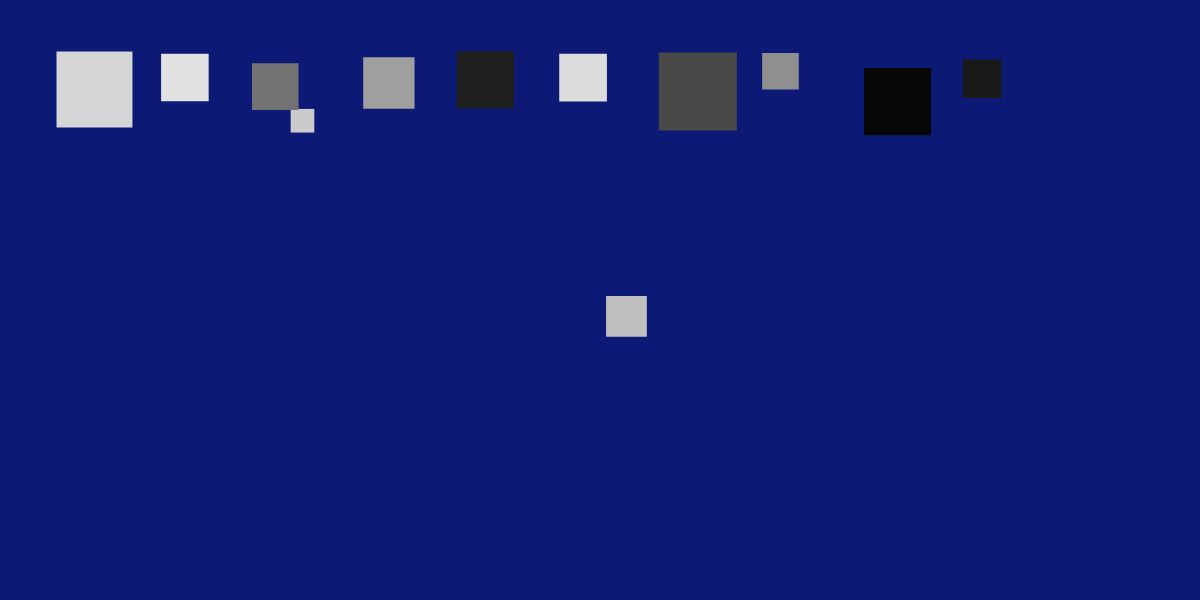
Frame 1 (no input)
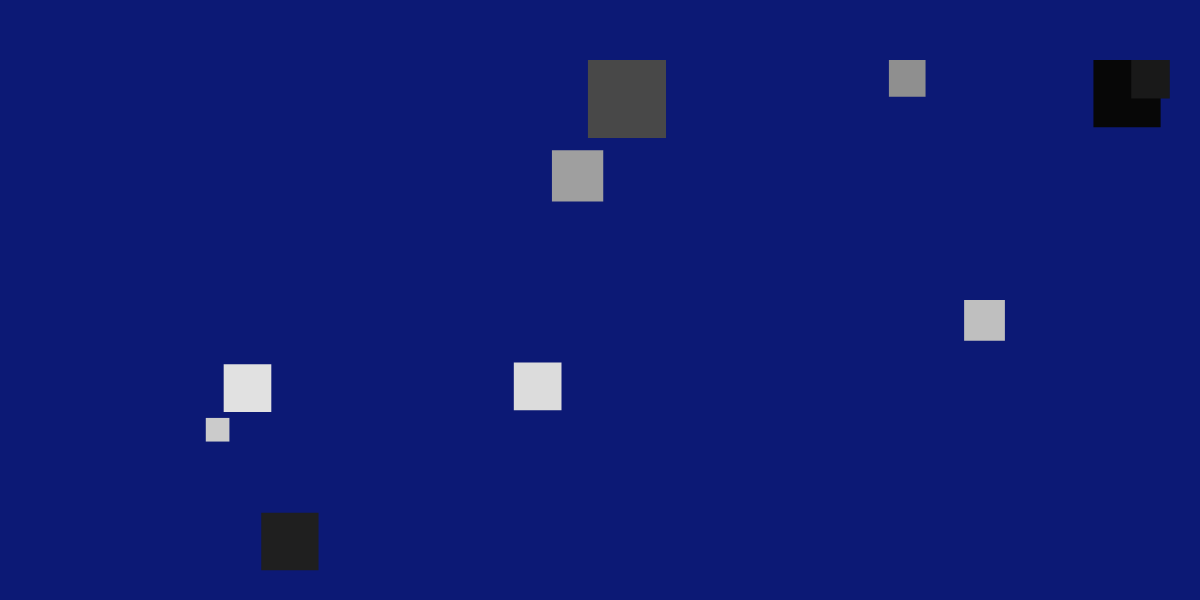
Frame 60 (no input)
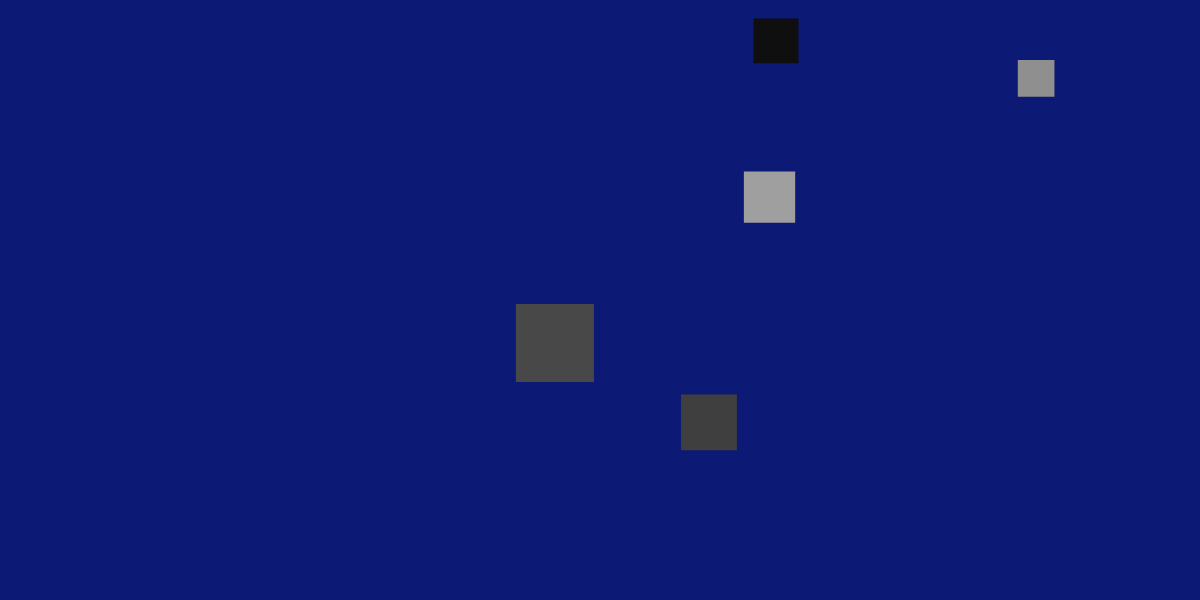
Frame 120 (the mouse pressed at the canvas centre since frame 60)

The p5.js sketch that drew these frames (run headless with seeded random() and noise() and a simulated clock; from frame 60 on, the mouse is pressed at the canvas centre):

// p5.js sketch
// ── sketch.js
let spaceship = [];
const numOfShips = 10
//set it up
function setup() {
  createCanvas(windowWidth, 600);
  let s = new Ship(width/2, height/2, 10);
  spaceship.push(s);
  spaceshipTimer();

  let init_x = 60;
  let init_y = 60;
  for ( let i = 0; i < numOfShips; i++) {
    spaceship.push( new Ship( init_x, init_y ) );
    init_x += 100;
    if( init_x > width ){
      init_x = 60;
      init_y += 100;
    }
  }
}
// draws background color and inserts class variables
function draw() {
  background('rgb(12, 25, 117)');
  for (let i = 0; i < spaceship.length; i++) {
    spaceship[i].move();
    spaceship[i].show();
    spaceship[i].mouseCheck();
    spaceship[i].edgeCheck();
  }

}
//timer
function spaceshipTimer() {
  let s = new Ship(random(width), random(height), random(200));
  spaceship.push(s);
  setTimeout(spaceshipTimer, random(2000));
}
//the ablity to destory the spaceships
function mousePressed() {
  for (let i = spaceship.length - 1; i >= 0; i--)
  {
  let destoryMe = spaceship[i].mouseCheck();
  if (destoryMe) {
      spaceship.splice(i, 1);
    }
  }
}

//spaceship class
class Ship {
  constructor(x, y, size) {
    this.color = (random(255), random(255), random(255));
     this.size = random(20, 80);
     this.rad = this.size / 2;
     this.posX = x;
     this.posY = y;
     this.deltaX = random(-10, 10);
     this.deltaY = random(-10, 10);
  }
//gives spaceship movement
  move() {
    this.posX += this.deltaX;
    this.posY += this.deltaY;
  }
//boring rectangular spaceship
  show() {
    push();
    noStroke();
    fill(this.color);
    translate(this.posX, this.posY);
    rect(0, 0, this.size, this.size);
    pop();

  }
  //for some reason the spaceships are scared of the mouse
  mouseCheck() {
    let d = dist(this.posX, this.posY, mouseX, mouseY);
    if (d < this.size){
      return true;
    } else {
      return false;
    }
  }
  //it just make the spaceships bouce on the edge then go off screen when they appear

  edgeCheck() {
    if (this.posX + this.rad >= height || this.posY - this.rad <= 0) {
      this.deltaY *= -1;
    }
  }
}
